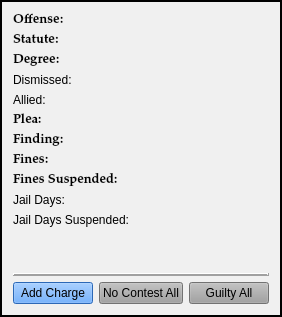
        <widget class="QFrame" name="frame">
         <property name="sizePolicy">
          <sizepolicy hsizetype="Preferred" vsizetype="Preferred">
           <horstretch>0</horstretch>
           <verstretch>0</verstretch>
          </sizepolicy>
         </property>
         <property name="styleSheet">
          <string notr="true">background-color: rgb(240, 240, 240);</string>
         </property>
         <property name="frameShape">
          <enum>QFrame::Box</enum>
         </property>
         <property name="frameShadow">
          <enum>QFrame::Plain</enum>
         </property>
         <property name="lineWidth">
          <number>2</number>
         </property>
         <layout class="QVBoxLayout" name="verticalLayout_2">
          <item>
           <layout class="QGridLayout" name="gridLayout_3">
            <item row="2" column="1">
             <widget class="QPushButton" name="no_contest_all_Button">
              <property name="sizePolicy">
               <sizepolicy hsizetype="Preferred" vsizetype="Fixed">
                <horstretch>0</horstretch>
                <verstretch>0</verstretch>
               </sizepolicy>
              </property>
              <property name="focusPolicy">
               <enum>Qt::NoFocus</enum>
              </property>
              <property name="styleSheet">
               <string notr="true">background-color: rgb(160, 160, 160);</string>
              </property>
              <property name="text">
               <string>No Contest All</string>
              </property>
             </widget>
            </item>
            <item row="2" column="2">
             <widget class="QPushButton" name="guilty_all_Button">
              <property name="sizePolicy">
               <sizepolicy hsizetype="Preferred" vsizetype="Fixed">
                <horstretch>0</horstretch>
                <verstretch>0</verstretch>
               </sizepolicy>
              </property>
              <property name="focusPolicy">
               <enum>Qt::NoFocus</enum>
              </property>
              <property name="styleSheet">
               <string notr="true">background-color: rgb(160, 160, 160);</string>
              </property>
              <property name="text">
               <string>Guilty All</string>
              </property>
             </widget>
            </item>
            <item row="2" column="0">
             <widget class="QPushButton" name="add_charge_Button">
              <property name="styleSheet">
               <string notr="true">background-color: rgb(62, 146, 255)</string>
              </property>
              <property name="text">
               <string>Add Charge</string>
              </property>
             </widget>
            </item>
            <item row="0" column="0" colspan="3">
             <layout class="QGridLayout" name="charges_gridLayout">
              <item row="12" column="0">
               <widget class="QLabel" name="label_5">
                <property name="text">
                 <string/>
                </property>
               </widget>
              </item>
              <item row="6" column="0">
               <widget class="QLabel" name="label_14">
                <property name="font">
                 <font>
                  <family>Palatino Linotype</family>
                  <pointsize>10</pointsize>
                  <weight>75</weight>
                  <italic>false</italic>
                  <bold>true</bold>
                 </font>
                </property>
                <property name="text">
                 <string>Finding:</string>
                </property>
               </widget>
              </item>
              <item row="2" column="0">
               <widget class="QLabel" name="label_20">
                <property name="font">
                 <font>
                  <family>Palatino Linotype</family>
                  <pointsize>10</pointsize>
                  <weight>75</weight>
                  <italic>false</italic>
                  <bold>true</bold>
                 </font>
                </property>
                <property name="text">
                 <string>Degree:</string>
                </property>
               </widget>
              </item>
              <item row="8" column="0">
               <widget class="QLabel" name="label_10">
                <property name="font">
                 <font>
                  <family>Palatino Linotype</family>
                  <pointsize>10</pointsize>
                  <weight>75</weight>
                  <italic>false</italic>
                  <bold>true</bold>
                 </font>
                </property>
                <property name="text">
                 <string>Fines Suspended:</string>
                </property>
               </widget>
              </item>
              <item row="10" column="0">
               <widget class="QLabel" name="label_12">
                <property name="text">
                 <string>Jail Days Suspended:</string>
                </property>
               </widget>
              </item>
              <item row="0" column="0">
               <widget class="QLabel" name="offense_label_1">
                <property name="font">
                 <font>
                  <family>Palatino Linotype</family>
                  <pointsize>10</pointsize>
                  <weight>75</weight>
                  <italic>false</italic>
                  <bold>true</bold>
                 </font>
                </property>
                <property name="text">
                 <string>Offense:</string>
                </property>
                <property name="wordWrap">
                 <bool>true</bool>
                </property>
               </widget>
              </item>
              <item row="7" column="0">
               <widget class="QLabel" name="label_17">
                <property name="font">
                 <font>
                  <family>Palatino Linotype</family>
                  <pointsize>10</pointsize>
                  <weight>75</weight>
                  <italic>false</italic>
                  <bold>true</bold>
                 </font>
                </property>
                <property name="text">
                 <string>Fines:</string>
                </property>
               </widget>
              </item>
              <item row="9" column="0">
               <widget class="QLabel" name="label_8">
                <property name="text">
                 <string>Jail Days:</string>
                </property>
               </widget>
              </item>
              <item row="1" column="0">
               <widget class="QLabel" name="label_19">
                <property name="font">
                 <font>
                  <family>Palatino Linotype</family>
                  <pointsize>10</pointsize>
                  <weight>75</weight>
                  <italic>false</italic>
                  <bold>true</bold>
                 </font>
                </property>
                <property name="text">
                 <string>Statute:</string>
                </property>
               </widget>
              </item>
              <item row="3" column="0">
               <widget class="QLabel" name="label_25">
                <property name="text">
                 <string>Dismissed:</string>
                </property>
               </widget>
              </item>
              <item row="11" column="0">
               <widget class="QLabel" name="label_4">
                <property name="text">
                 <string/>
                </property>
               </widget>
              </item>
              <item row="4" column="0">
               <widget class="QLabel" name="label_7">
                <property name="text">
                 <string>Allied:</string>
                </property>
               </widget>
              </item>
              <item row="5" column="0">
               <widget class="QLabel" name="plea_label_1">
                <property name="font">
                 <font>
                  <family>Palatino Linotype</family>
                  <pointsize>10</pointsize>
                  <weight>75</weight>
                  <italic>false</italic>
                  <bold>true</bold>
                 </font>
                </property>
                <property name="text">
                 <string>Plea:</string>
                </property>
               </widget>
              </item>
             </layout>
            </item>
            <item row="1" column="0" colspan="3">
             <widget class="Line" name="line">
              <property name="frameShadow">
               <enum>QFrame::Raised</enum>
              </property>
              <property name="lineWidth">
               <number>2</number>
              </property>
              <property name="orientation">
               <enum>Qt::Horizontal</enum>
              </property>
             </widget>
            </item>
           </layout>
          </item>
         </layout>
        </widget>
